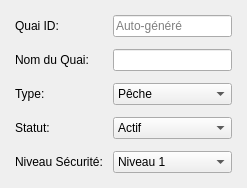
                     <widget class="QWidget" name="tabIdentification">
                      <attribute name="title">
                       <string> Identification</string>
                      </attribute>
                      <layout class="QFormLayout" name="formLayoutId">
                       <property name="horizontalSpacing">
                        <number>10</number>
                       </property>
                       <property name="verticalSpacing">
                        <number>12</number>
                       </property>
                       <property name="leftMargin">
                        <number>15</number>
                       </property>
                       <property name="topMargin">
                        <number>15</number>
                       </property>
                       <property name="rightMargin">
                        <number>15</number>
                       </property>
                       <property name="bottomMargin">
                        <number>15</number>
                       </property>
                       <item row="0" column="0">
                        <widget class="QLabel" name="labelQuaiID">
                         <property name="text">
                          <string>Quai ID:</string>
                         </property>
                        </widget>
                       </item>
                       <item row="0" column="1">
                        <widget class="QLineEdit" name="lineEditQuaiID">
                         <property name="readOnly">
                          <bool>true</bool>
                         </property>
                         <property name="placeholderText">
                          <string>Auto-généré</string>
                         </property>
                        </widget>
                       </item>
                       <item row="1" column="0">
                        <widget class="QLabel" name="labelNom">
                         <property name="text">
                          <string>Nom du Quai:</string>
                         </property>
                        </widget>
                       </item>
                       <item row="1" column="1">
                        <widget class="QLineEdit" name="lineEditNom"/>
                       </item>
                       <item row="2" column="0">
                        <widget class="QLabel" name="labelType">
                         <property name="text">
                          <string>Type:</string>
                         </property>
                        </widget>
                       </item>
                       <item row="2" column="1">
                        <widget class="QComboBox" name="comboBoxType">
                         <item>
                          <property name="text">
                           <string>Pêche</string>
                          </property>
                         </item>
                         <item>
                          <property name="text">
                           <string>Commerce</string>
                          </property>
                         </item>
                         <item>
                          <property name="text">
                           <string>Maintenance</string>
                          </property>
                         </item>
                         <item>
                          <property name="text">
                           <string>Mixte</string>
                          </property>
                         </item>
                        </widget>
                       </item>
                       <item row="3" column="0">
                        <widget class="QLabel" name="labelStatut">
                         <property name="text">
                          <string>Statut:</string>
                         </property>
                        </widget>
                       </item>
                       <item row="3" column="1">
                        <widget class="QComboBox" name="comboBoxStatut">
                         <item>
                          <property name="text">
                           <string>Actif</string>
                          </property>
                         </item>
                         <item>
                          <property name="text">
                           <string>Inactif</string>
                          </property>
                         </item>
                         <item>
                          <property name="text">
                           <string>En Maintenance</string>
                          </property>
                         </item>
                        </widget>
                       </item>
                       <item row="4" column="0">
                        <widget class="QLabel" name="labelSecurite">
                         <property name="text">
                          <string>Niveau Sécurité:</string>
                         </property>
                        </widget>
                       </item>
                       <item row="4" column="1">
                        <widget class="QComboBox" name="comboBoxSecurite">
                         <item>
                          <property name="text">
                           <string>Niveau 1</string>
                          </property>
                         </item>
                         <item>
                          <property name="text">
                           <string>Niveau 2</string>
                          </property>
                         </item>
                         <item>
                          <property name="text">
                           <string>Niveau 3</string>
                          </property>
                         </item>
                        </widget>
                       </item>
                      </layout>
                     </widget>
